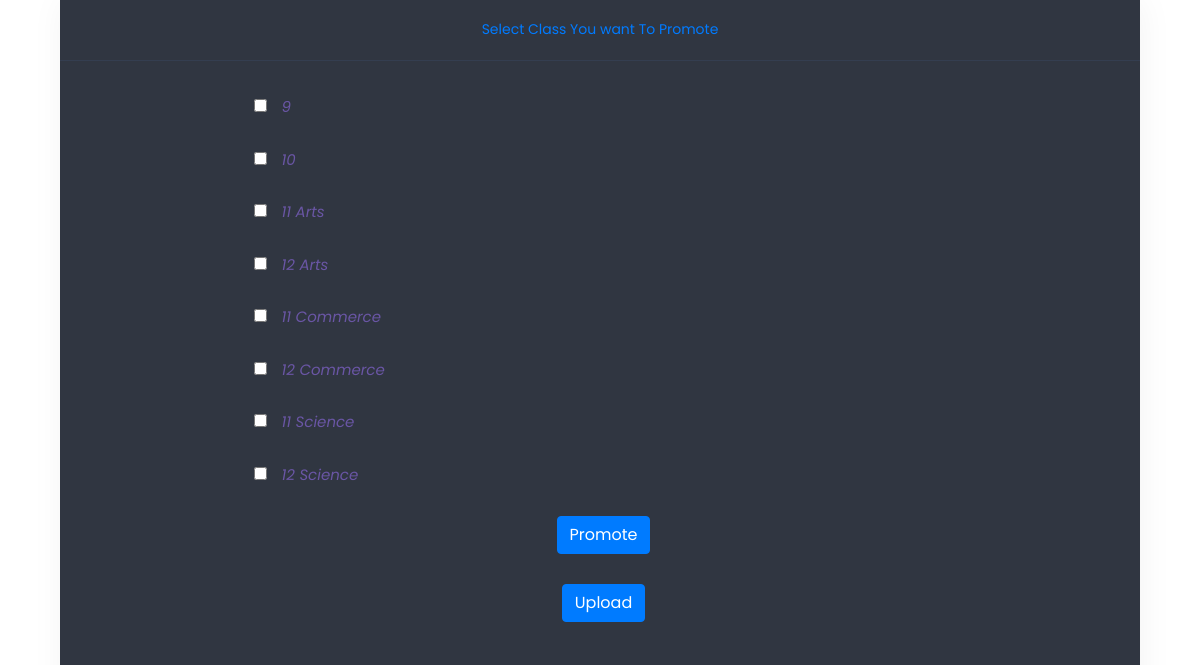
The page /admin/Promote_stu.php (signed in) on the database its author committed.
### tables this page shows
CREATE TABLE `class` (
  `Class_id` bigint(20) UNSIGNED NOT NULL,
  `C_no` int(11) NOT NULL,
  `Stream` varchar(40) NOT NULL
);

### admin/Promote_stu.php (the view, shortened to what this page needs)
<?php
	include('../connection.php');
	$log=new Log();
	$action="In Promote Student";
	if(isset($_SESSION['a_id']))
	{
?>
<!DOCTYPE html>
<html lang="en">
<head>
    <link rel="stylesheet" href="../teacher/assets/css/bootstrap.min.css">
    <link rel="stylesheet" href="../teacher/assets/css/font-awesome.min.css">
    <link rel="stylesheet" href="../teacher/assets/css/themify-icons.css">
    <link rel="stylesheet" href="../teacher/assets/css/metisMenu.css">
    <link rel="stylesheet" href="../teacher/assets/css/typography.css">
    <link rel="stylesheet" href="../teacher/assets/css/default-css.css">
    <link rel="stylesheet" href="../teacher/assets/css/responsive.css">
</head>
<body>
    <form method="POST" name="select_class" >
        <div class="page-container">
            <div class="sidebar-menu">
                <div class="sidebar-header">
                    <a href="#"><span>Select Class You want To Promote</span></a>
                </div>
                <div class="main-menu">
                    <div class="menu-inner">
                        <nav>
                            <ul class="metismenu" id="menu">
	<?php
		$query=mysqli_query($Conn,"SELECT * FROM `Class` ");
		$i=0;
		while ($i<8)
		{
			$class=mysqli_fetch_array($query);
			echo "
			<li>
					<a><i><input type='checkbox' name='class[]' value= '$class[0]'/>
					<span>$class[1] $class[2]</span></i></a>
			</li>
			";
			$i++;
		}
	?>
	<li  align="center">
			<a>	<input type="Submit" class="btn btn-primary" name="Promote" value="Promote" /></a>
	</li>
	<li  align="center">
			<a>	<input type="Submit" class="btn btn-primary" name="import" value="Upload" /></a>
	</li>
	</ul>
</nav>
</div>
</div>
</div>
</div>
</form>
</body>
</html>
 <?php
	}
	else
	{
		$log->success_entry($action,$Conn,"Unsuccessful");
	}
?>

### admin/Promote_stu.php (style rules this page uses)
.sidebar-menu { margin-left: 5%; left: 0; top: 0; z-index: 99; height: 100vh; width: 90%; overflow: hidden; background: #303641; box-shadow: 2px 0 32px rgba(0, 0, 0, 0.05); -webkit-transition: all 0.3s ease 0s; transition: all 0.3s ease 0s; }
.main-menu { margin-left: 15%; margin-right: 15%; height: calc(100% - 100px); overflow: hidden; padding: 20px 10px 0 0; -webkit-transition: all 0.3s ease 0s; transition: all 0.3s ease 0s; }
.menu-inner { overflow-y: scroll; height: 100%; }
.sidebar-header { padding: 19px 32px 20px; background: #303641; text-align: center; border-bottom: 1px solid #343e50; }
.metismenu>li>a { padding-left: 32px !important; }
.metismenu li a { position: relative; display: block; color: #8d97ad; font-size: 15px; text-transform: capitalize; padding: 15px 15px; letter-spacing: 0; font-weight: 400; }
.metismenu li a i { color: #6a56a5; -webkit-transition: all 0.3s ease 0s; transition: all 0.3s ease 0s; }
.metismenu li a:after { position: absolute; content: '\f107'; font-family: fontawesome; right: 15px; top: 12px; color: #8d97ad; font-size: 20px; }
.metismenu li a:only-child:after { content: ''; }
.metismenu li a span { margin-left: 10px; }

### rows shown on the page
class: C_no "9"
class: C_no "10"
class: C_no "11", Stream "Arts"
class: C_no "12", Stream "Arts"
class: C_no "11", Stream "Commerce"
class: C_no "12", Stream "Commerce"
class: C_no "11", Stream "Science"
class: C_no "12", Stream "Science"
